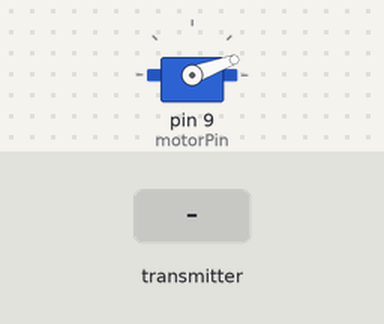
Bench run of a sketch on a simulated Arduino Uno, built with avr-gcc and run on an emulated ATmega328P. Shown: servo. Inputs (shaded band) come from the test bench. No radio packets arrive unless stated.

Above: at 1.2 s.
1.3 s: the transmitter starts sending msg.0 = 0
Timing chart, 0 to 4.3 s (numbered marks = the images above; inputs shaded):
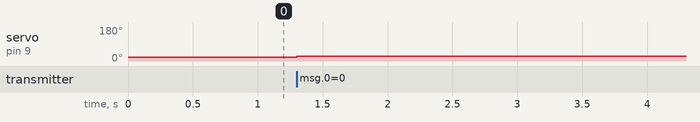

Measured:
- after the input at 1.3 s, servo on pin 9 (motorPin): 20° → 25° at once

The sketch:

nrf24l01_rx_motor.ino
```cpp
#include <nRF24L01.h>
#include <printf.h>
#include <RF24.h>
#include <RF24_config.h>
#include <Servo.h>


int msg[4];
RF24 radio(7, 8);
const uint64_t pipe = 0xE8E8F0F1E0LL;
short motorPin = 9;


Servo motor;
long lastRead;

void setup() {
  motor.attach(motorPin);
  motor.write(20);
  radio.begin();
  radio.openReadingPipe(1, pipe);
  radio.startListening();

  lastRead = millis();

}

void loop() {
  if (millis() - lastRead > 500) { // Let go if signal timeout
    motor.write(20);
  }
  if (radio.available()){
    while (radio.available()) radio.read(msg, 7);
    motor.write(map(msg[0], 0, 180, 25, 170));
    lastRead = millis();
  }
}
```
